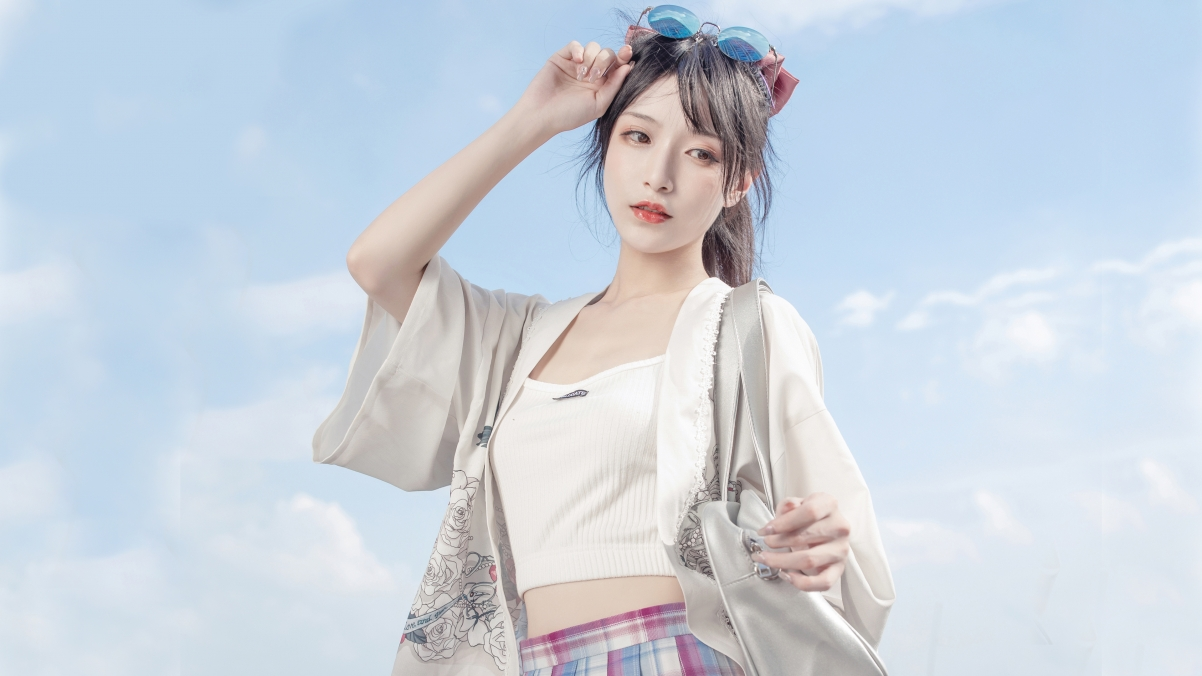
#> input picture opencv/img/10.jpg, 1202 x 676 px
$ python '人脸识别2.py'
#> lines starting #> are read from the running program, lines starting #| are printed output that depends on the picture; after the words box and inside, x2 and y2 are one past the last pixel; in counts of white or black regions, pixels touching at a corner belong together; long printed decimals are rounded
import cv2 as cv
import os
import numpy as np
from PIL import Image
import urllib
import urllib.request

# 加载训练数据集文件
recognizer = cv.face.LBPHFaceRecognizer_create()
# 加载数据
recognizer.read('./trainer/trainer.yml')
# 名字
names = []
# 警报全局变量
warningtime = 0

face_detector = cv.CascadeClassifier(
    'D:/opencv/opencv-4.5.4/data/haarcascades/haarcascade_frontalface_alt2.xml')


# 准备识别的图像
def face_detect_demo(img):
    gray = cv.cvtColor(img, cv.COLOR_BGR2GRAY)  # 转换为灰度
    # 加载官方人脸识别器
    face_detector = cv.CascadeClassifier(
        'D:/opencv/opencv-4.5.4/data/haarcascades/haarcascade_frontalface_alt2.xml')
    # 在gray图上找出人脸
    face = face_detector.detectMultiScale(gray, 1.01, 5, cv.CASCADE_SCALE_IMAGE, (180, 180), (300, 300))

    for x, y, w, h in face:
        # 在img上面绘制脸部方框
        cv.rectangle(img, (x, y), (x + w, y + h), color=(0, 0, 255), thickness=1)
        # img上绘制脸部圆圈
        cv.circle(img, center=(x + w // 2, y + h // 2), radius=w // 2, color=(0, 255, 0), thickness=1)
        # 人脸识别

        ids, confidence = recognizer.predict(gray[y:y + h, x:x + w])
        print(ids)
        print('confidence:', confidence)
        print('name:', names[ids - 1])

        if confidence > 120:
            # gloal声明一个全局变量
            global warningtime
            warningtime += 1

            if warningtime > 100:
                # 不是存储在数据库中的人脸，图片上打印：unknown
                #
                #
                cv.putText(img, 'unknown', (x, y + 15), cv.FONT_HERSHEY_SIMPLEX, 0.75, (0, 255, 0), 1)

        else:
            cv.putText(img, str(names[ids - 1]), (x, y + 15), cv.FONT_HERSHEY_SIMPLEX, 0.75, (0, 255, 0), 1)

    cv.imshow('result', img)


def name():
    imagePaths = []
    path = './img'

    for file in os.listdir(path):

        if file.endswith('jpg'):
            # 路径拼接，imagePath是图片的绝对路径
            imagePath = os.path.join(path, file)
            # 将图片路径添加到列表中
            imagePaths.append(imagePath)
#> pass 2 of the loop in name, `for file in os.listdir(path):`:
    # 得到图片文件名中的名字
    for imagePath in imagePaths:
        # 打开图片，灰度化PIL有九种不同模式，其中1为黑白，L为灰度
        PIL_img = Image.open(imagePath).convert('L')
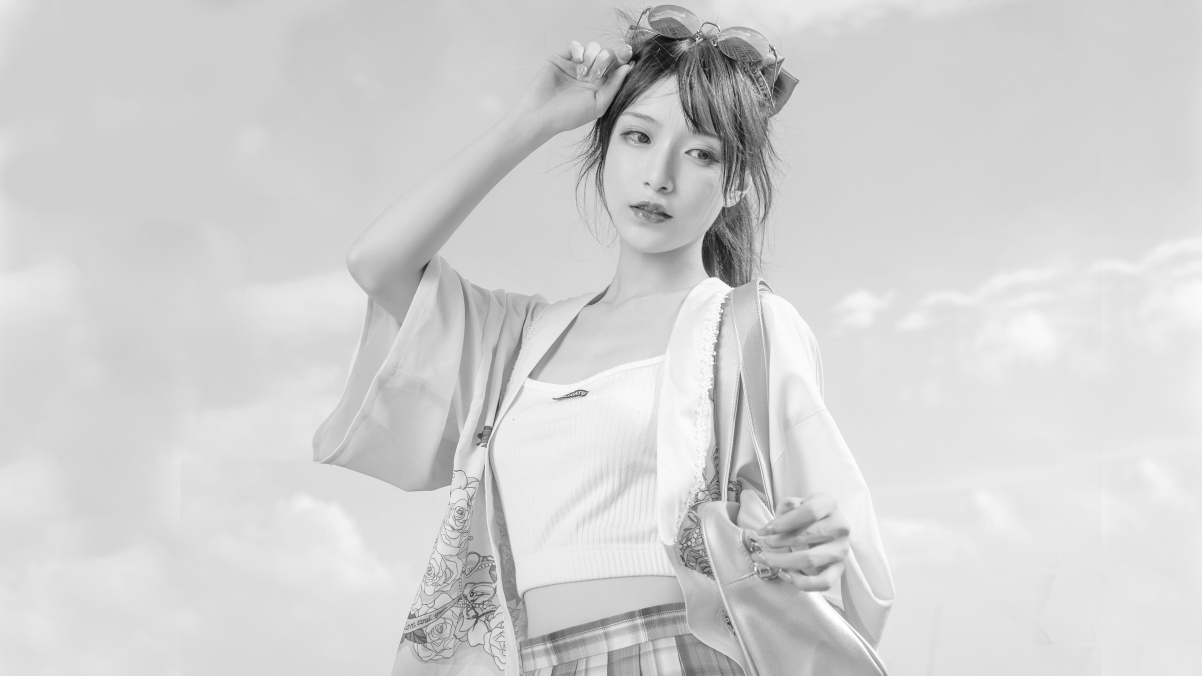
#> PIL_img: PIL image 1202x676 L; min 14, max 255, mean 209.8
        # 将图像转换成数组，以黑白深浅
        img_numpy = np.array(PIL_img, 'uint8')
        # 获取图片人脸特征
        faces = face_detector.detectMultiScale(image=img_numpy, scaleFactor=1.01, minNeighbors=5, minSize=(180, 180),
                                               maxSize=(300, 300))
#> faces = ()
        # 得到图片绝对路径列表中的人名，存储在names列表

        name = os.path.split('.')[0]

        # 预防无面容照片
        for x, y, w, h in faces:
            names.append(name)

            # 打印脸部特征和id
            print('id:', id)
            print('name:', name)
            print('fs', img_numpy[y:y + h, x:x + w])
#> this loop made 0 passes
#> after the loop, names = []
#> pass 2 of the loop in name, `for imagePath in imagePaths:`:
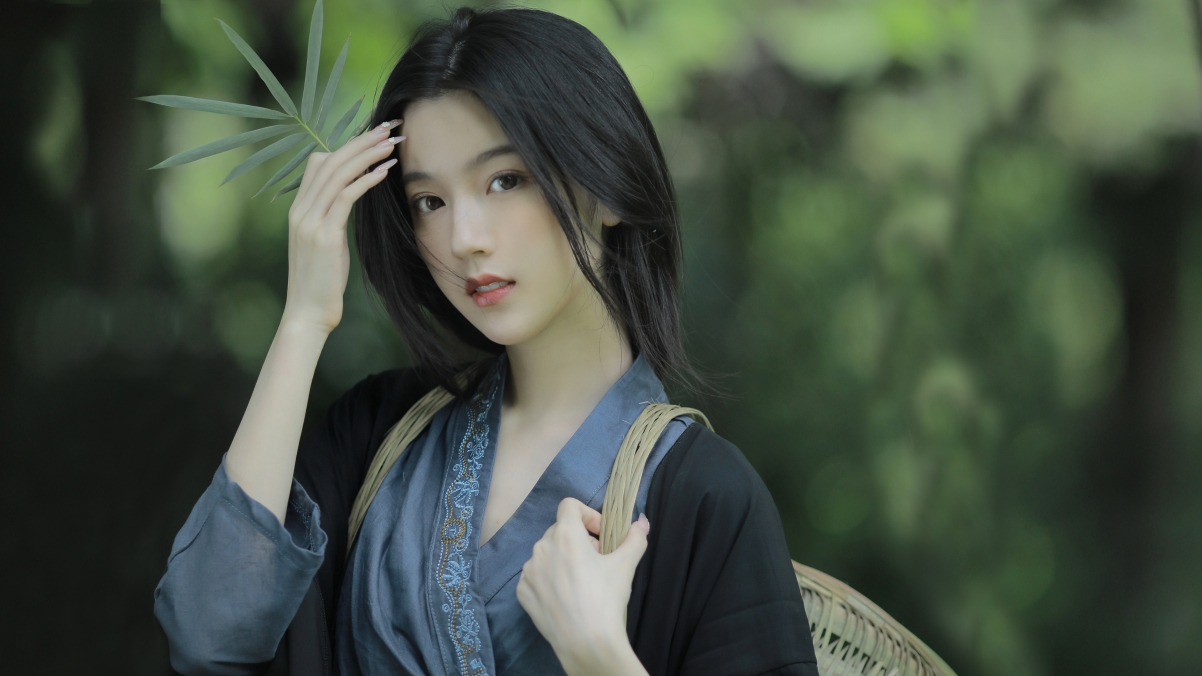
#> input picture opencv/img/11.jpg, 1202 x 676 px
#> in name, `PIL_img = Image.open(imagePath).convert('L')`:
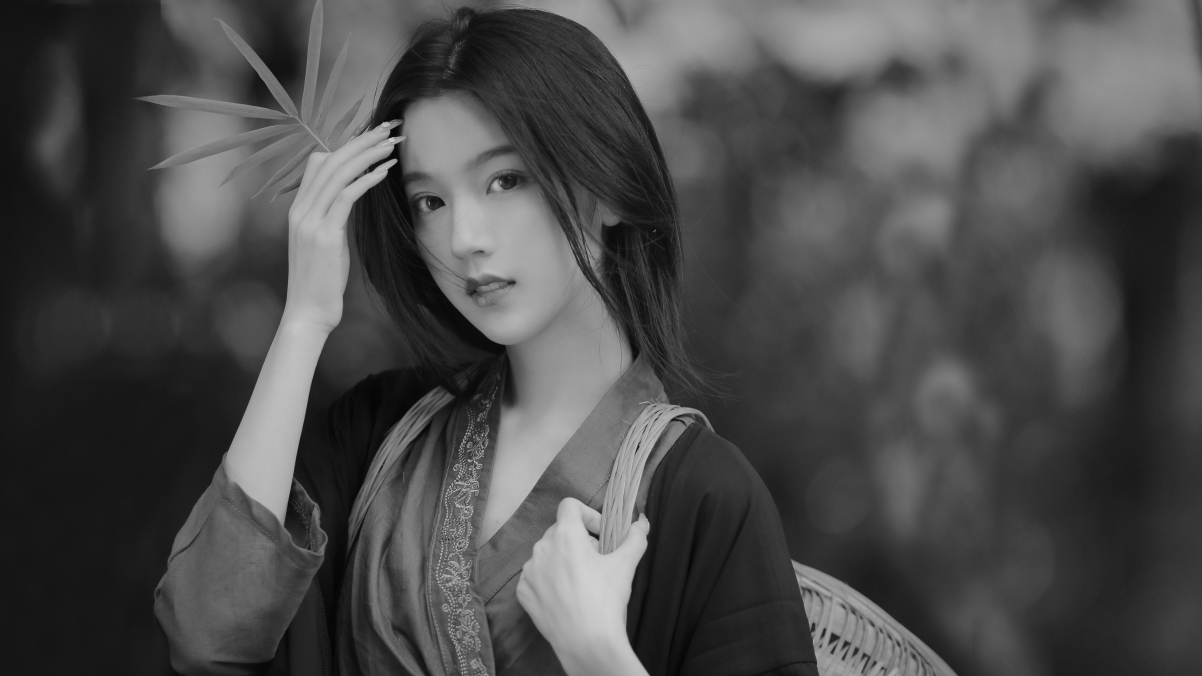
#> PIL_img: PIL image 1202x676 L; min 3, max 210, mean 75.5
    print(names)


cap = cv.VideoCapture(0)
name()

# #以图片做实验
# #D:\SoftwareCache\PyCharmCache\Project_Face\trainer\FERET_80_80\FERET_80_80-人脸数据库\FERET-001-Lesley
#
# frame = cv.imread('./face8.jpg')
# face_detect_demo(frame)
#
# while True:
#     if ord('q') == cv.waitKey(0):
#         break
#
# cv.destroyAllWindows()


# 以摄像头捕捉图像做实验
while True:
    flag, frame = cap.read()
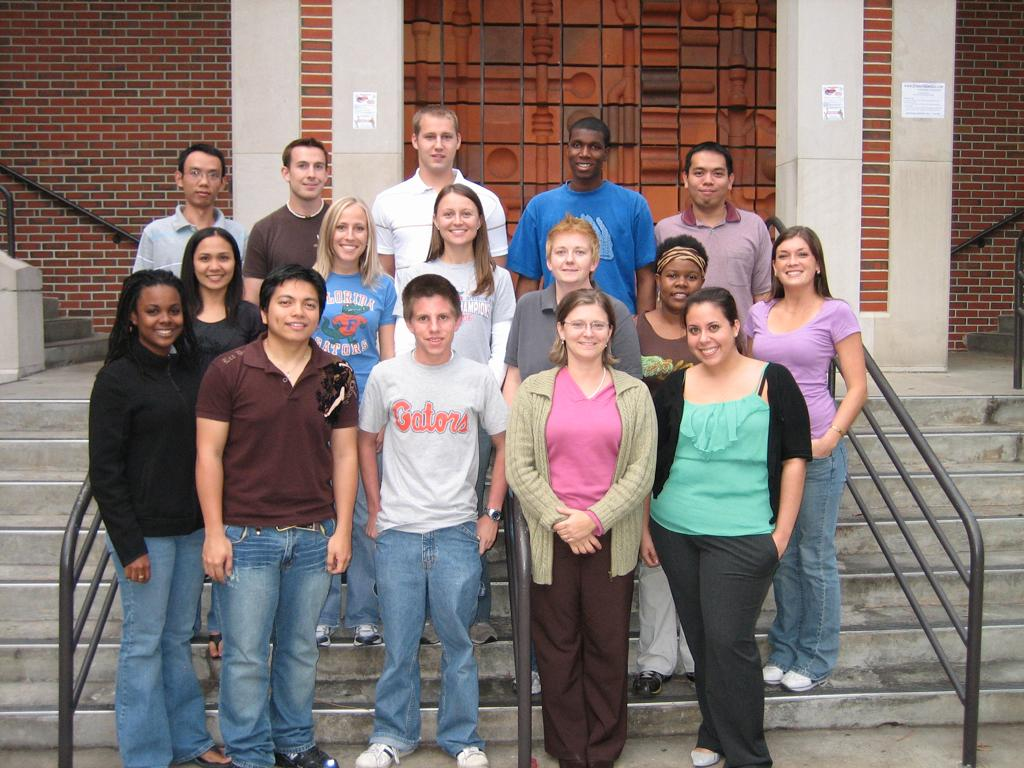
#> input picture opencv/15.jpg, 1024 x 768 px, given in place of the camera
#> frame is the input picture: shape (768, 1024, 3); mean B, G, R 114.1, 116.8, 130.4
    if not flag:
        break
    face_detect_demo(frame)
#> in face_detect_demo, `gray = cv.cvtColor(img, cv.COLOR_BGR2GRAY)`:
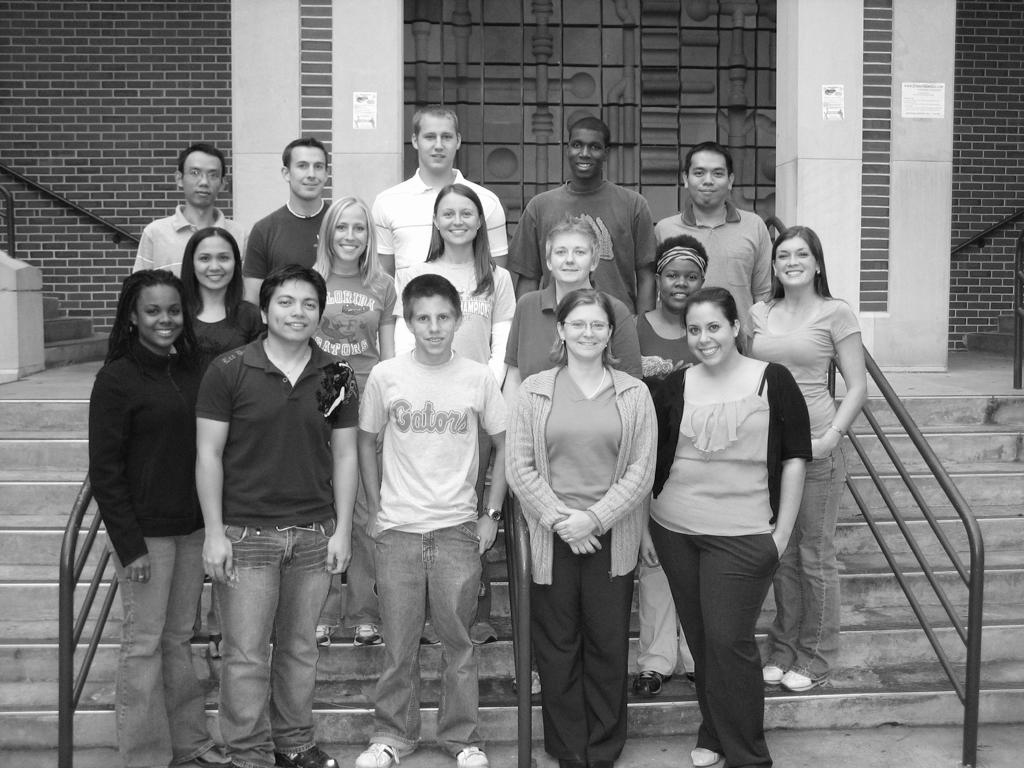
#> gray: shape (768, 1024); min 1, max 255, mean 120.6
#> in face_detect_demo, `face = face_detector.detectMultiScale(gray, 1.01, 5, cv.CASCADE_SCALE_..`: face = [[475, 373, 207, 207]]
#> the loop in face_detect_demo, `for x, y, w, h in face:` made 1 pass
#> (x, y, w, h, ids, confidence) on pass 1: (475, 373, 207, 207, 2137, 58.95)
#| 2137
#| confidence: 58.952
#> after the loop in face_detect_demo, `for x, y, w, h in face:`:
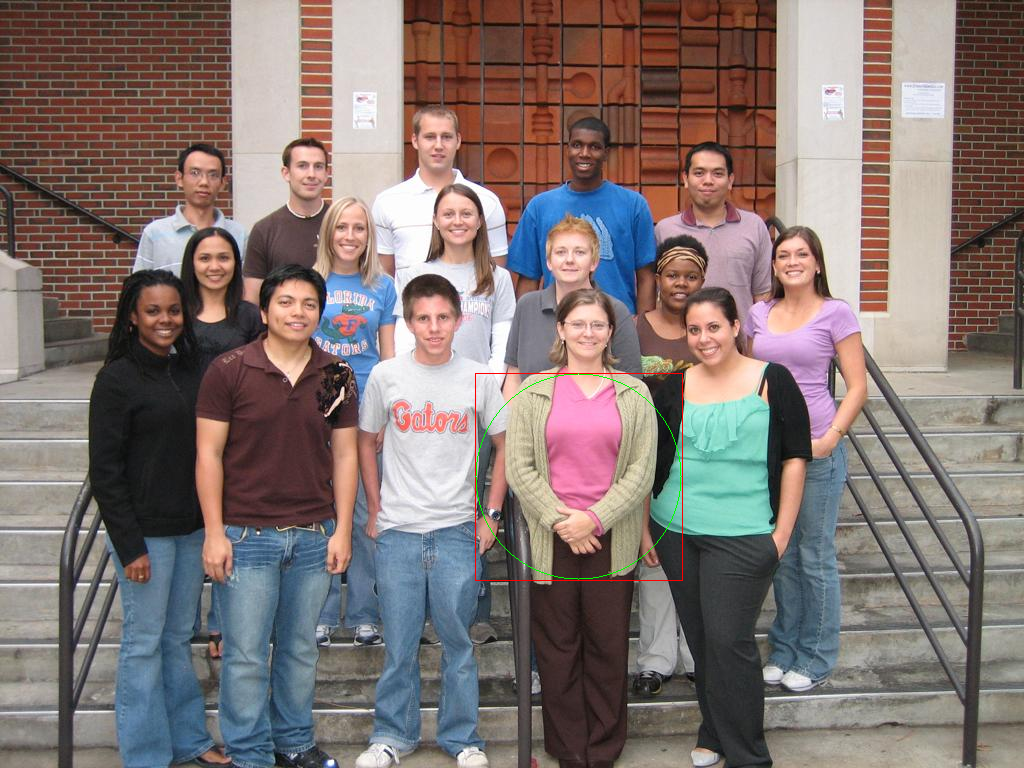
#> img: shape (768, 1024, 3); 0.18% of pixels changed, all inside (x1, y1, x2, y2) = (475, 373, 683, 581)
#> after the loop in face_detect_demo, `for x, y, w, h in face:`: warningtime = 0
#> (the run stopped early here; a loop or call above may not have finished)
